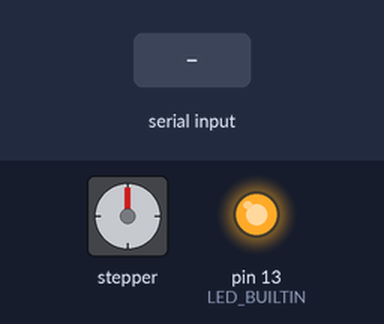
Bench run of a program on a simulated Arduino Nano, built with avr-gcc and run on an emulated ATmega328P. On the bench: stepper motor, output pins drawn as LEDs (lit = HIGH). Wiring (inferred from the names in the program): stepper motor driver (200 steps per turn assumed): step pin 4; direction pin 2. The test bench sets the inputs (shaded band). Pins used as bus, display or sensor lines are not drawn; what the program prints to the serial monitor is not drawn.

Above: at 0.01 s.
At 3.2 s:
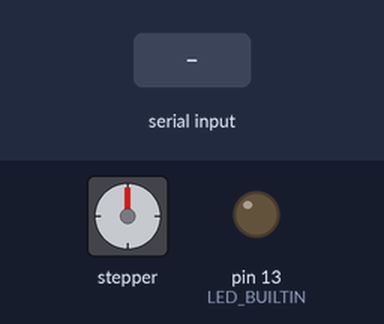
3.3 s: "1\n" received over Serial
Timing chart, 0 to 6.3 s (numbered marks = the images above; inputs shaded):
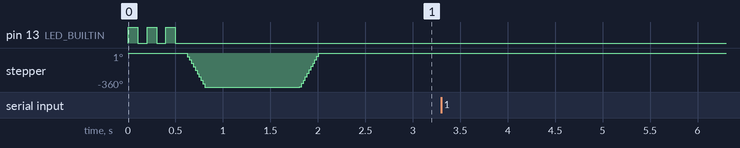

Measured:
- after the input at 3.3 s, every drawn part: stays the same
- by itself, stepper: turns 360° counter-clockwise in 0.20 s, then 360° clockwise in 0.20 s

The program:

main.cpp
```cpp
/*
 * EXP_011 — Step 3: Raw GPIO Motor Test
 * =======================================
 * Bypasses AccelStepper entirely. Manually toggles step/dir pins
 * to verify hardware wiring to DM542T driver.
 *
 * On boot:
 *   1. Blink LED 3x (alive signal)
 *   2. Print "READY" on serial
 *   3. Move 200 pulses forward (DIR LOW)
 *   4. Pause 1 second
 *   5. Move 200 pulses reverse (DIR HIGH)
 *   6. Print "DONE" on serial
 *
 * In loop:
 *   - Serial echo (anything received is echoed back)
 *   - Send "GO" to repeat the motor test
 *
 * Pins: D4 = STEP, D2 = DIR
 *
 * Pass criteria: Motor physically moves on boot
 * If motor does NOT move → hardware issue (wiring, driver, power)
 */

#include <Arduino.h>

#define PIN_STEP  4
#define PIN_DIR   2

// Pulse speed: 500us HIGH + 500us LOW = 1000us per step = 1kHz
#define PULSE_DELAY_US 500

void rawMove(int steps, bool direction) {
    digitalWrite(PIN_DIR, direction ? HIGH : LOW);
    delayMicroseconds(100);  // DIR setup time for DM542T

    for (int i = 0; i < steps; i++) {
        digitalWrite(PIN_STEP, HIGH);
        delayMicroseconds(PULSE_DELAY_US);
        digitalWrite(PIN_STEP, LOW);
        delayMicroseconds(PULSE_DELAY_US);
    }
}

void motorTest() {
    Serial.println("MOTOR_TEST: 200 pulses forward...");
    rawMove(200, false);

    delay(1000);

    Serial.println("MOTOR_TEST: 200 pulses reverse...");
    rawMove(200, true);

    Serial.println("MOTOR_TEST: DONE");
}

String inputBuffer = "";

void setup() {
    Serial.begin(115200);

    // Configure motor pins
    pinMode(PIN_STEP, OUTPUT);
    pinMode(PIN_DIR, OUTPUT);
    digitalWrite(PIN_STEP, LOW);
    digitalWrite(PIN_DIR, LOW);

    // Alive blink
    pinMode(LED_BUILTIN, OUTPUT);
    for (int i = 0; i < 3; i++) {
        digitalWrite(LED_BUILTIN, HIGH); delay(100);
        digitalWrite(LED_BUILTIN, LOW); delay(100);
    }

    Serial.println("READY — EXP_011 Step 3: Raw GPIO Motor Test");
    Serial.println("Send 'GO' to run motor test, or any text to echo");

    // Auto-run motor test on boot
    motorTest();
}

void loop() {
    while (Serial.available()) {
        char c = Serial.read();
        if (c == '\n') {
            inputBuffer.trim();
            inputBuffer.toUpperCase();

            if (inputBuffer == "GO") {
                motorTest();
            } else if (inputBuffer.length() > 0) {
                Serial.print("ECHO: ");
                Serial.println(inputBuffer);
            }
            inputBuffer = "";
        } else if (c != '\r') {
            inputBuffer += c;
        }
    }
}
```
